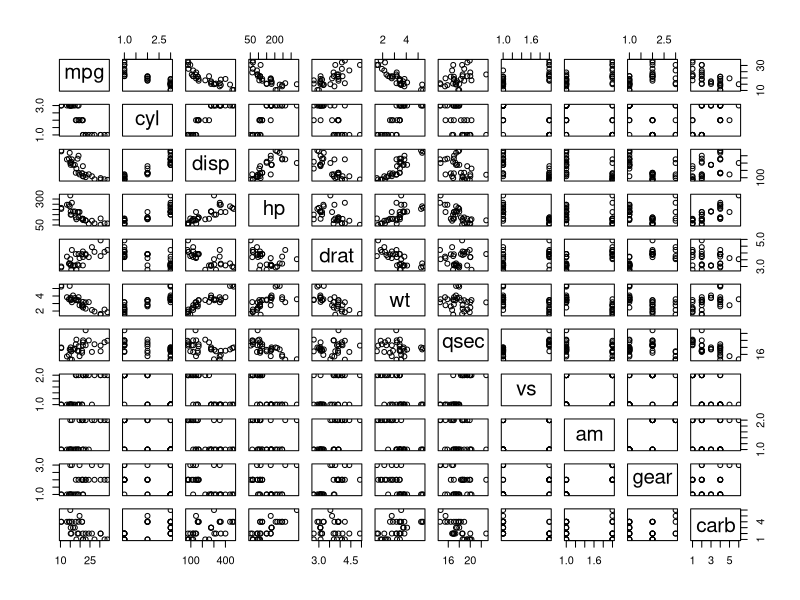
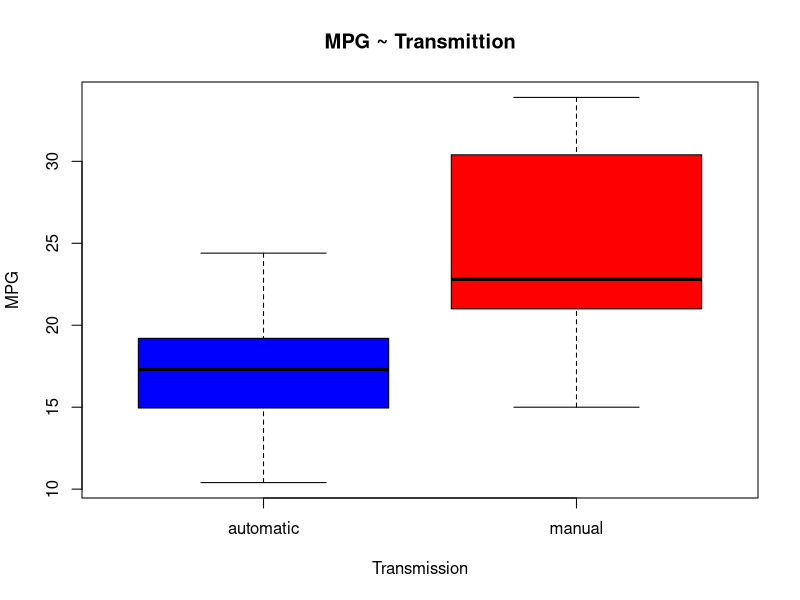
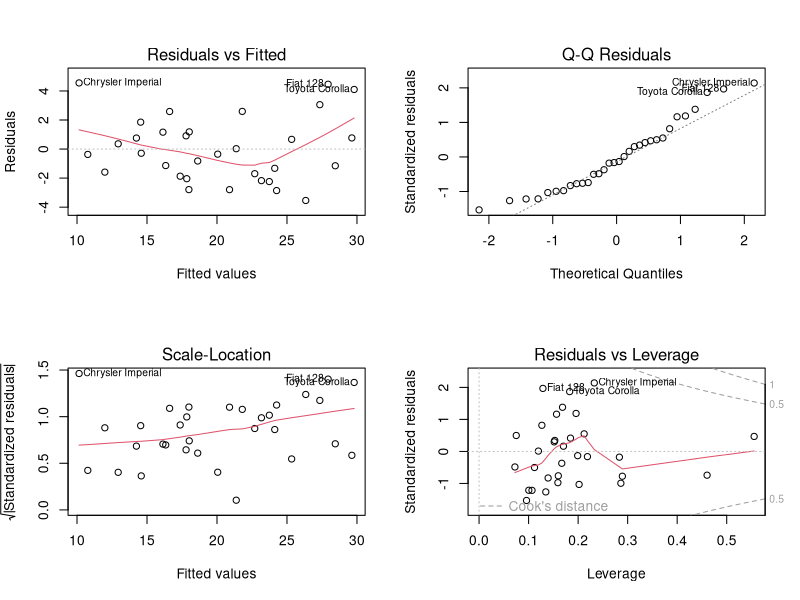

These figures' R source, in order:
## ---- chunk 1
knitr::opts_chunk$set(echo = TRUE)
## ---- chunk 2
str(mtcars)
df <- within(mtcars, {
   vs <- factor(vs, labels = c("V", "S"))
   am <- factor(am, labels = c("automatic", "manual"))
   cyl  <- factor(cyl)
   gear <- factor(gear)
   carb <- factor(carb)
})
summary(df)

## ---- chunk 3
ttest <- t.test(df[df$am == 'automatic', 'mpg'],df[df$am == 'manual', 'mpg'])
ttest
## ---- chunk 4
pairs(mpg ~ ., data = df)
## ---- chunk 5
m1 <- lm(mpg ~ am, data = df)
summary(m1)
## ---- chunk 6
m2 <- lm(mpg ~ am + disp, data = df)
m3 <- lm(mpg ~ am + disp + hp, data = df)
m4 <- lm(mpg ~ am + disp + hp + wt, data = df)
m5 <- lm(mpg ~ am + disp + hp + wt + qsec, data = df)
m <- c(am=m1$coef[2], disp=m2$coef[2], hp=m3$coef[2], wt=m4$coef[2], qsec=m5$coef[2])
m
summary(m)
## ---- chunk 7
anova(m1, m2, m3, m4, m5)
## ---- chunk 8
summary(m5)
## ---- chunk 9
boxplot(mpg~am,data = df,col=c('blue','red'),ylab='MPG',xlab='Transmission',main='MPG ~ Transmittion')
## ---- chunk 10
par(mfrow = c(2,2))
plot(m5)
